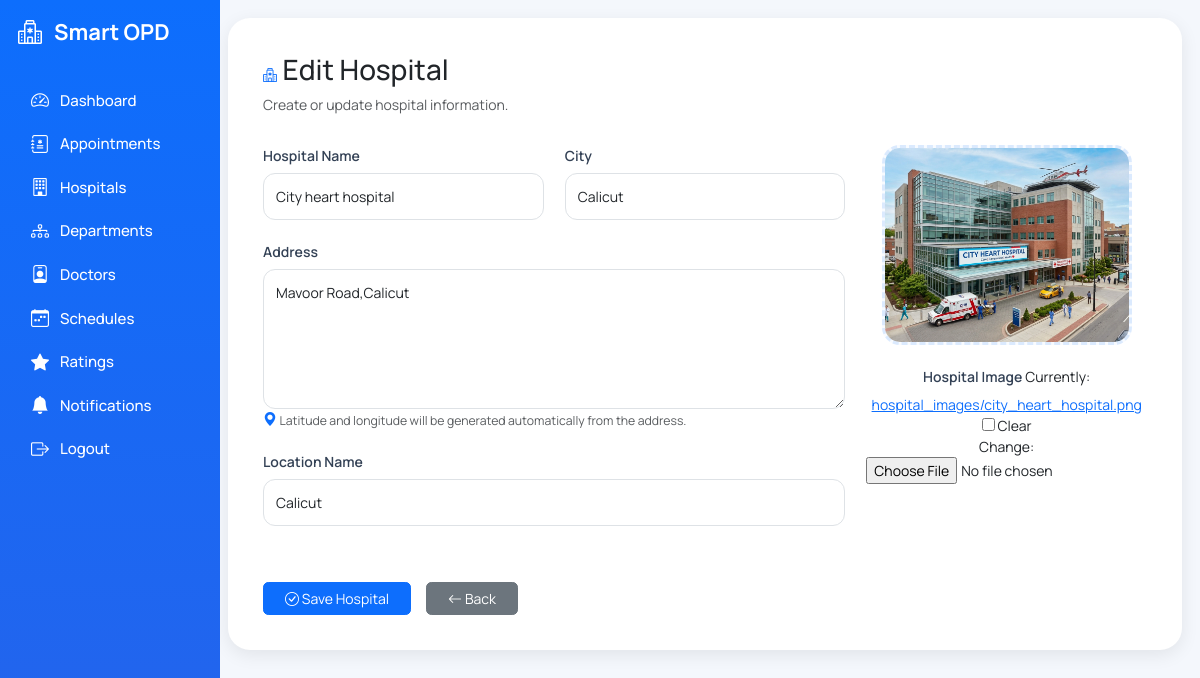
The app's page /admin-panel/hospitals/edit/1/ with its own data.
### opdapp/models.py (models this page shows, shortened)
class Hospital(models.Model):
    name = models.CharField(max_length=200)
    city = models.CharField(max_length=100)
    address = models.TextField()
    latitude = models.FloatField()
    longitude = models.FloatField()
    rating = models.FloatField(default=0.0)
    total_reviews = models.IntegerField(default=0)
    location_name = models.CharField(max_length=255, blank=True, null=True)
    image = models.ImageField(upload_to='hospital_images/', blank=True, null=True)

### opdapp/views.py (the view)
def hospital_edit(request, id):
    hospital = get_object_or_404(
        Hospital,
        id=id,
    )
    if request.method == "POST":
        form = HospitalForm(
            request.POST,
            request.FILES,
            instance=hospital,
        )
        if form.is_valid():
            hospital = form.save(commit=False)
            full_address = (
                f"{hospital.address}, "
                f"{hospital.city}, "
                f"Kerala, India"
            )
            latitude, longitude = get_lat_long(full_address)
            if latitude and longitude:
                hospital.latitude = latitude
                hospital.longitude = longitude
            hospital.save()
            messages.success(
                request,
                "Hospital updated successfully."
            )
            return redirect(
                "hospital_management"
            )
    else:
        form = HospitalForm(
            instance=hospital,
        )
    return render(
        request,
        "hospitals/hospital_form.html",
        {
            "form": form,
            "title": "Edit Hospital",
        }
    )

### opdapp/forms.py
class HospitalForm(forms.ModelForm):
    class Meta:
        model = Hospital
        fields = [
            "name",
            "city",
            "address",
            "location_name",
            "image",
        ]
        widgets = {
            "name": forms.TextInput(attrs={
                "class":"form-control",
                "placeholder":"Hospital Name",
            }),
            "city": forms.TextInput(attrs={
                "class":"form-control",
            }),
            "address": forms.Textarea(attrs={
                "class":"form-control",
                "rows":5,
                "placeholder":"Enter the complete hospital address...",
            }),
            "location_name": forms.TextInput(attrs={
                "class":"form-control",
            }),
        }

### opdapp/templates/hospitals/hospital_form.html (shortened to what this page needs)
{% extends "admin/base_admin.html" %}
{% block content %}
<div class="form-card">
<div class="section-title">
<h2>
<i class="bi bi-hospital text-primary"></i>
{{ title }}
</h2>
<p class="text-muted">
Create or update hospital information.
</p>
</div>
<form method="POST" enctype="multipart/form-data">
<div class="row">
<div class="col-lg-8">
<div class="row">
<div class="col-md-6 mb-4">
<label class="form-label">
Hospital Name
</label>
{{ form.name }}
</div>
<div class="col-md-6 mb-4">
<label class="form-label">
City
</label>
{{ form.city }}
</div>
<div class="col-12 mb-4">
<label class="form-label">
Address
</label>
{{ form.address }}
<small class="text-muted">
<i class="bi bi-geo-alt-fill text-primary"></i>
Latitude and longitude will be generated automatically from the address.
</small>
</div>
<div class="col-12 mb-4">
<label class="form-label">
Location Name
</label>
{{ form.location_name }}
</div>
</div>
</div>
<div class="col-lg-4">
<div class="image-box">
{% if form.instance.image %}
<img
src="{{ form.instance.image.url }}"
id="preview"
class="preview">
{% else %}
<img
src="https://placehold.co/250x200?text=Hospital"
id="preview"
class="preview">
{% endif %}
<div class="mt-4">
<label class="form-label">
Hospital Image
</label>
{{ form.image }}
</div>
</div>
</div>
</div>
<div class="button-group">
<button
type="submit"
class="btn btn-primary px-4">
<i class="bi bi-check-circle"></i>
Save Hospital
</button>
<a
href="{% url 'hospital_management' %}"
class="btn btn-secondary px-4">
<i class="bi bi-arrow-left"></i>
Back
</a>
</div>
</form>
</div>
{% endblock %}

### opdapp/templates/admin/base_admin.html (style rules this page uses)
* { margin:0; padding:0; box-sizing:border-box; font-family: 'Manrope', sans-serif; font-size:14px; }
body { background:#f4f7fc; }

### opdapp/templates/hospitals/hospital_form.html (style rules this page uses)
.form-card { background:#fff; border-radius:22px; padding:35px; box-shadow:0 5px 18px rgba(0,0,0,.08); }
.section-title { margin-bottom:30px; }
.form-label { font-weight:600; color:#334155; }
.form-control, .form-select { border-radius:12px; padding:12px; }
textarea.form-control { min-height:140px; resize:vertical; }
.preview { width:250px; height:200px; object-fit:cover; border-radius:18px; border:3px dashed #dbeafe; background:#f8fbff; }
.image-box { text-align:center; }
.button-group { margin-top:35px; display:flex; gap:15px; }

### records on screen
Hospital: name "City heart hospital", city "Calicut", address "Mavoor Road,Calicut", location_name "Calicut", instance.image (picture)

### other values on screen
{{ title }} "Edit Hospital"
